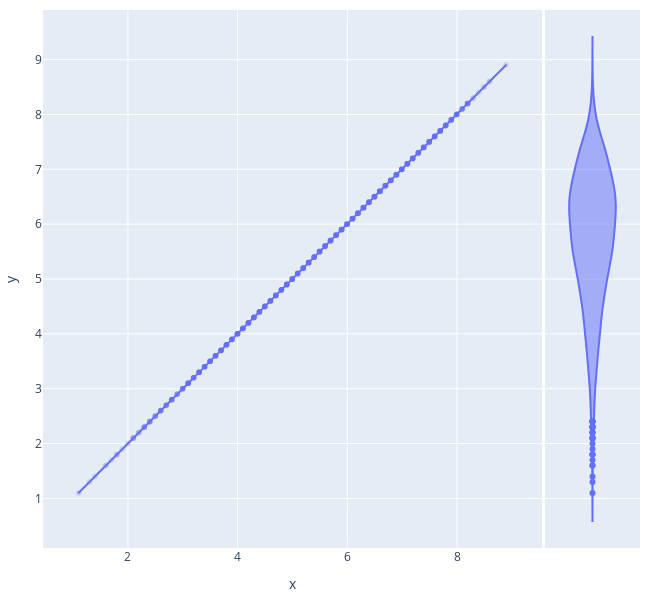

Notebook cell for this chart:
### Code cell
fig = px.scatter(x = Y_test, y = Y_test, opacity=0.2, width=650, height=600, marginal_y='violin')
fig.update_layout( margin=dict(l=20, r=10, t=10, b=10), yaxis=dict(scaleanchor="x", scaleratio=1))
fig.show()

### Figure 1 — Plotly figure (JSON) as saved in the notebook; plotly's stock layout.template omitted (floating-point values rounded to 4 significant figures; data arrays with more than 128 entries replaced by an {"elided": "..."} marker saying what was removed)
{"data": [{"hovertemplate": "x=%{x}<br>y=%{y}<extra></extra>", "legendgroup": "", "marker": {"color": "#636efa", "opacity": 0.2, "symbol": "circle"}, "mode": "markers", "name": "", "showlegend": false, "type": "scattergl", "x": {"elided": "3334 float values"}, "xaxis": "x", "y": {"elided": "3334 float values"}, "yaxis": "y"}, {"alignmentgroup": "True", "hovertemplate": "y=%{y}<extra></extra>", "legendgroup": "", "marker": {"color": "#636efa", "symbol": "circle"}, "name": "", "offsetgroup": "", "scalegroup": "y", "showlegend": false, "type": "violin", "xaxis": "x2", "y": {"elided": "3334 float values"}, "yaxis": "y2"}, {"hovertemplate": "<b>LOWESS trendline</b><br><br>x=%{x}<br>y=%{y} <b>(trend)</b><extra></extra>", "legendgroup": "", "marker": {"color": "#636efa", "symbol": "circle"}, "mode": "lines", "name": "", "showlegend": false, "type": "scattergl", "x": {"elided": "3334 float values"}, "xaxis": "x", "y": {"elided": "3334 float values"}, "yaxis": "y"}], "layout": {"height": 600, "legend": {"tracegroupgap": 0}, "margin": {"b": 10, "l": 20, "r": 10, "t": 10}, "width": 650, "xaxis": {"anchor": "y", "domain": [0, 0.8358], "title": {"text": "x"}}, "xaxis2": {"anchor": "y2", "domain": [0.8408, 1], "matches": "x2", "showgrid": false, "showline": false, "showticklabels": false, "ticks": ""}, "yaxis": {"anchor": "x", "domain": [0, 1], "scaleanchor": "x", "scaleratio": 1, "title": {"text": "y"}}, "yaxis2": {"anchor": "x2", "domain": [0, 1], "matches": "y", "showgrid": true, "showticklabels": false}}}
